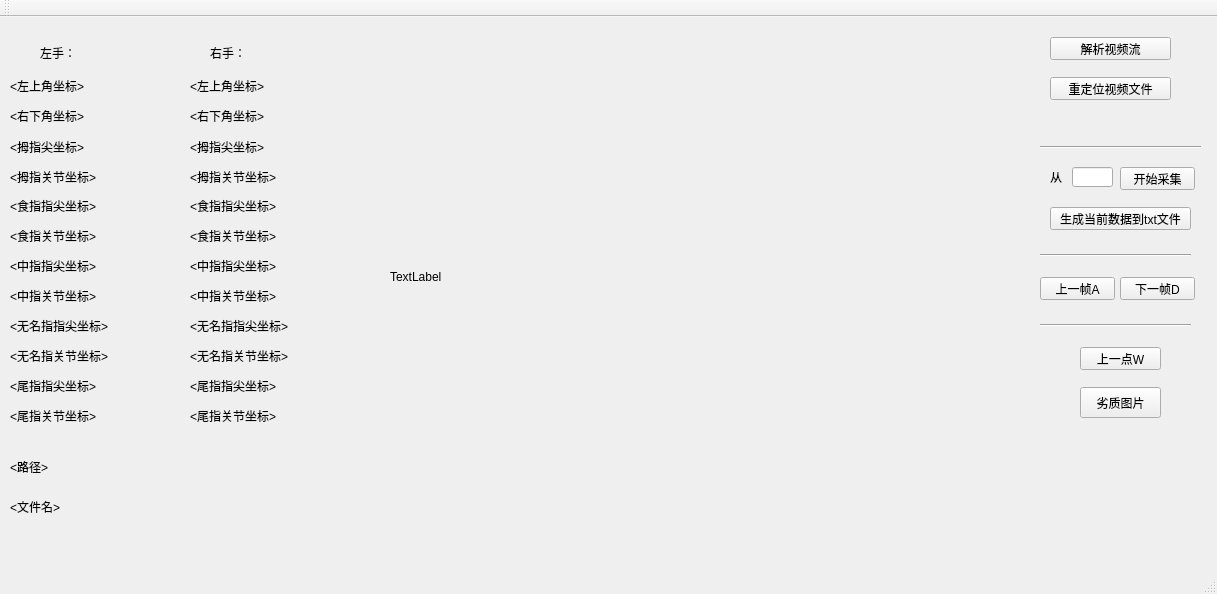
<?xml version="1.0" encoding="UTF-8"?>
<ui version="4.0">
 <class>collector</class>
 <widget class="QMainWindow" name="collector">
  <property name="geometry">
   <rect>
    <x>0</x>
    <y>0</y>
    <width>1217</width>
    <height>594</height>
   </rect>
  </property>
  <property name="windowTitle">
   <string>collector</string>
  </property>
  <widget class="QWidget" name="centralWidget">
   <widget class="QLabel" name="imageLabel">
    <property name="geometry">
     <rect>
      <x>390</x>
      <y>20</y>
      <width>640</width>
      <height>480</height>
     </rect>
    </property>
    <property name="text">
     <string>TextLabel</string>
    </property>
   </widget>
   <widget class="QPushButton" name="videoButt">
    <property name="geometry">
     <rect>
      <x>1050</x>
      <y>20</y>
      <width>121</width>
      <height>23</height>
     </rect>
    </property>
    <property name="text">
     <string>解析视频流</string>
    </property>
   </widget>
   <widget class="QPushButton" name="selectButt">
    <property name="geometry">
     <rect>
      <x>1050</x>
      <y>60</y>
      <width>121</width>
      <height>23</height>
     </rect>
    </property>
    <property name="text">
     <string>重定位视频文件</string>
    </property>
   </widget>
   <widget class="QLabel" name="pathLabel">
    <property name="geometry">
     <rect>
      <x>10</x>
      <y>440</y>
      <width>281</width>
      <height>20</height>
     </rect>
    </property>
    <property name="text">
     <string>&lt;路径&gt;</string>
    </property>
   </widget>
   <widget class="Line" name="line">
    <property name="geometry">
     <rect>
      <x>1040</x>
      <y>120</y>
      <width>161</width>
      <height>20</height>
     </rect>
    </property>
    <property name="orientation">
     <enum>Qt::Horizontal</enum>
    </property>
   </widget>
   <widget class="QLabel" name="label">
    <property name="geometry">
     <rect>
      <x>1050</x>
      <y>150</y>
      <width>16</width>
      <height>20</height>
     </rect>
    </property>
    <property name="text">
     <string>从</string>
    </property>
   </widget>
   <widget class="QLineEdit" name="lineEdit">
    <property name="geometry">
     <rect>
      <x>1072</x>
      <y>150</y>
      <width>41</width>
      <height>20</height>
     </rect>
    </property>
   </widget>
   <widget class="QPushButton" name="startButt">
    <property name="geometry">
     <rect>
      <x>1120</x>
      <y>150</y>
      <width>75</width>
      <height>23</height>
     </rect>
    </property>
    <property name="text">
     <string>开始采集</string>
    </property>
   </widget>
   <widget class="QPushButton" name="endButt">
    <property name="geometry">
     <rect>
      <x>1050</x>
      <y>190</y>
      <width>141</width>
      <height>23</height>
     </rect>
    </property>
    <property name="text">
     <string>生成当前数据到txt文件</string>
    </property>
   </widget>
   <widget class="Line" name="line_2">
    <property name="geometry">
     <rect>
      <x>1040</x>
      <y>230</y>
      <width>151</width>
      <height>16</height>
     </rect>
    </property>
    <property name="orientation">
     <enum>Qt::Horizontal</enum>
    </property>
   </widget>
   <widget class="QPushButton" name="lastButt">
    <property name="geometry">
     <rect>
      <x>1040</x>
      <y>260</y>
      <width>75</width>
      <height>23</height>
     </rect>
    </property>
    <property name="text">
     <string>上一帧A</string>
    </property>
   </widget>
   <widget class="QPushButton" name="nextButt">
    <property name="geometry">
     <rect>
      <x>1120</x>
      <y>260</y>
      <width>75</width>
      <height>23</height>
     </rect>
    </property>
    <property name="text">
     <string>下一帧D</string>
    </property>
   </widget>
   <widget class="QLabel" name="fileNameLabel">
    <property name="geometry">
     <rect>
      <x>10</x>
      <y>480</y>
      <width>311</width>
      <height>20</height>
     </rect>
    </property>
    <property name="text">
     <string>&lt;文件名&gt;</string>
    </property>
   </widget>
   <widget class="Line" name="line_3">
    <property name="geometry">
     <rect>
      <x>1040</x>
      <y>300</y>
      <width>151</width>
      <height>16</height>
     </rect>
    </property>
    <property name="orientation">
     <enum>Qt::Horizontal</enum>
    </property>
   </widget>
   <widget class="QPushButton" name="lastPoint">
    <property name="geometry">
     <rect>
      <x>1080</x>
      <y>330</y>
      <width>81</width>
      <height>23</height>
     </rect>
    </property>
    <property name="text">
     <string>上一点W</string>
    </property>
   </widget>
   <widget class="QPushButton" name="passButt">
    <property name="geometry">
     <rect>
      <x>1080</x>
      <y>370</y>
      <width>81</width>
      <height>31</height>
     </rect>
    </property>
    <property name="text">
     <string>劣质图片</string>
    </property>
   </widget>
   <widget class="QLabel" name="btLabel_l">
    <property name="geometry">
     <rect>
      <x>10</x>
      <y>120</y>
      <width>171</width>
      <height>20</height>
     </rect>
    </property>
    <property name="text">
     <string>&lt;拇指尖坐标&gt;</string>
    </property>
   </widget>
   <widget class="QLabel" name="bjLabel">
    <property name="geometry">
     <rect>
      <x>190</x>
      <y>150</y>
      <width>181</width>
      <height>20</height>
     </rect>
    </property>
    <property name="text">
     <string>&lt;拇指关节坐标&gt;</string>
    </property>
   </widget>
   <widget class="QLabel" name="rfjLabel">
    <property name="geometry">
     <rect>
      <x>190</x>
      <y>330</y>
      <width>181</width>
      <height>16</height>
     </rect>
    </property>
    <property name="text">
     <string>&lt;无名指关节坐标&gt;</string>
    </property>
   </widget>
   <widget class="QLabel" name="bjLabel_l">
    <property name="geometry">
     <rect>
      <x>10</x>
      <y>150</y>
      <width>171</width>
      <height>20</height>
     </rect>
    </property>
    <property name="text">
     <string>&lt;拇指关节坐标&gt;</string>
    </property>
   </widget>
   <widget class="QLabel" name="lLabel">
    <property name="geometry">
     <rect>
      <x>40</x>
      <y>30</y>
      <width>54</width>
      <height>12</height>
     </rect>
    </property>
    <property name="text">
     <string>左手：</string>
    </property>
   </widget>
   <widget class="QLabel" name="tftLabel_l">
    <property name="geometry">
     <rect>
      <x>10</x>
      <y>360</y>
      <width>171</width>
      <height>16</height>
     </rect>
    </property>
    <property name="text">
     <string>&lt;尾指指尖坐标&gt;</string>
    </property>
   </widget>
   <widget class="QLabel" name="iftLabel_l">
    <property name="geometry">
     <rect>
      <x>10</x>
      <y>180</y>
      <width>171</width>
      <height>16</height>
     </rect>
    </property>
    <property name="text">
     <string>&lt;食指指尖坐标&gt;</string>
    </property>
   </widget>
   <widget class="QLabel" name="tfjLabel_l">
    <property name="geometry">
     <rect>
      <x>10</x>
      <y>390</y>
      <width>171</width>
      <height>16</height>
     </rect>
    </property>
    <property name="text">
     <string>&lt;尾指关节坐标&gt;</string>
    </property>
   </widget>
   <widget class="QLabel" name="mftLabel_l">
    <property name="geometry">
     <rect>
      <x>10</x>
      <y>240</y>
      <width>171</width>
      <height>16</height>
     </rect>
    </property>
    <property name="text">
     <string>&lt;中指指尖坐标&gt;</string>
    </property>
   </widget>
   <widget class="QLabel" name="brLabel_l">
    <property name="geometry">
     <rect>
      <x>10</x>
      <y>90</y>
      <width>171</width>
      <height>16</height>
     </rect>
    </property>
    <property name="text">
     <string>&lt;右下角坐标&gt;</string>
    </property>
   </widget>
   <widget class="QLabel" name="ifjLabel">
    <property name="geometry">
     <rect>
      <x>190</x>
      <y>210</y>
      <width>181</width>
      <height>16</height>
     </rect>
    </property>
    <property name="text">
     <string>&lt;食指关节坐标&gt;</string>
    </property>
   </widget>
   <widget class="QLabel" name="iftLabel">
    <property name="geometry">
     <rect>
      <x>190</x>
      <y>180</y>
      <width>181</width>
      <height>16</height>
     </rect>
    </property>
    <property name="text">
     <string>&lt;食指指尖坐标&gt;</string>
    </property>
   </widget>
   <widget class="QLabel" name="rftLabel">
    <property name="geometry">
     <rect>
      <x>190</x>
      <y>300</y>
      <width>181</width>
      <height>16</height>
     </rect>
    </property>
    <property name="text">
     <string>&lt;无名指指尖坐标&gt;</string>
    </property>
   </widget>
   <widget class="QLabel" name="rfjLabel_l">
    <property name="geometry">
     <rect>
      <x>10</x>
      <y>330</y>
      <width>171</width>
      <height>16</height>
     </rect>
    </property>
    <property name="text">
     <string>&lt;无名指关节坐标&gt;</string>
    </property>
   </widget>
   <widget class="QLabel" name="btLabel">
    <property name="geometry">
     <rect>
      <x>190</x>
      <y>120</y>
      <width>181</width>
      <height>20</height>
     </rect>
    </property>
    <property name="text">
     <string>&lt;拇指尖坐标&gt;</string>
    </property>
   </widget>
   <widget class="QLabel" name="tfjLabel">
    <property name="geometry">
     <rect>
      <x>190</x>
      <y>390</y>
      <width>181</width>
      <height>16</height>
     </rect>
    </property>
    <property name="text">
     <string>&lt;尾指关节坐标&gt;</string>
    </property>
   </widget>
   <widget class="QLabel" name="rLabel">
    <property name="geometry">
     <rect>
      <x>210</x>
      <y>30</y>
      <width>54</width>
      <height>12</height>
     </rect>
    </property>
    <property name="text">
     <string>右手：</string>
    </property>
   </widget>
   <widget class="QLabel" name="brLabel">
    <property name="geometry">
     <rect>
      <x>190</x>
      <y>90</y>
      <width>181</width>
      <height>16</height>
     </rect>
    </property>
    <property name="text">
     <string>&lt;右下角坐标&gt;</string>
    </property>
   </widget>
   <widget class="QLabel" name="ifjLabel_l">
    <property name="geometry">
     <rect>
      <x>10</x>
      <y>210</y>
      <width>171</width>
      <height>16</height>
     </rect>
    </property>
    <property name="text">
     <string>&lt;食指关节坐标&gt;</string>
    </property>
   </widget>
   <widget class="QLabel" name="tlLabel_l">
    <property name="geometry">
     <rect>
      <x>10</x>
      <y>60</y>
      <width>171</width>
      <height>16</height>
     </rect>
    </property>
    <property name="text">
     <string>&lt;左上角坐标&gt;</string>
    </property>
   </widget>
   <widget class="QLabel" name="tlLabel">
    <property name="geometry">
     <rect>
      <x>190</x>
      <y>60</y>
      <width>181</width>
      <height>16</height>
     </rect>
    </property>
    <property name="text">
     <string>&lt;左上角坐标&gt;</string>
    </property>
   </widget>
   <widget class="QLabel" name="rftLabel_l">
    <property name="geometry">
     <rect>
      <x>10</x>
      <y>300</y>
      <width>171</width>
      <height>16</height>
     </rect>
    </property>
    <property name="text">
     <string>&lt;无名指指尖坐标&gt;</string>
    </property>
   </widget>
   <widget class="QLabel" name="mftLabel">
    <property name="geometry">
     <rect>
      <x>190</x>
      <y>240</y>
      <width>181</width>
      <height>16</height>
     </rect>
    </property>
    <property name="text">
     <string>&lt;中指指尖坐标&gt;</string>
    </property>
   </widget>
   <widget class="QLabel" name="mfjLabel">
    <property name="geometry">
     <rect>
      <x>190</x>
      <y>270</y>
      <width>181</width>
      <height>16</height>
     </rect>
    </property>
    <property name="text">
     <string>&lt;中指关节坐标&gt;</string>
    </property>
   </widget>
   <widget class="QLabel" name="mfjLabel_l">
    <property name="geometry">
     <rect>
      <x>10</x>
      <y>270</y>
      <width>171</width>
      <height>16</height>
     </rect>
    </property>
    <property name="text">
     <string>&lt;中指关节坐标&gt;</string>
    </property>
   </widget>
   <widget class="QLabel" name="tftLabel">
    <property name="geometry">
     <rect>
      <x>190</x>
      <y>360</y>
      <width>181</width>
      <height>16</height>
     </rect>
    </property>
    <property name="text">
     <string>&lt;尾指指尖坐标&gt;</string>
    </property>
   </widget>
  </widget>
  <widget class="QMenuBar" name="menuBar">
   <property name="geometry">
    <rect>
     <x>0</x>
     <y>0</y>
     <width>1217</width>
     <height>23</height>
    </rect>
   </property>
  </widget>
  <widget class="QToolBar" name="mainToolBar">
   <attribute name="toolBarArea">
    <enum>TopToolBarArea</enum>
   </attribute>
   <attribute name="toolBarBreak">
    <bool>false</bool>
   </attribute>
  </widget>
  <widget class="QStatusBar" name="statusBar"/>
 </widget>
 <layoutdefault spacing="6" margin="11"/>
 <resources/>
 <connections/>
</ui>
